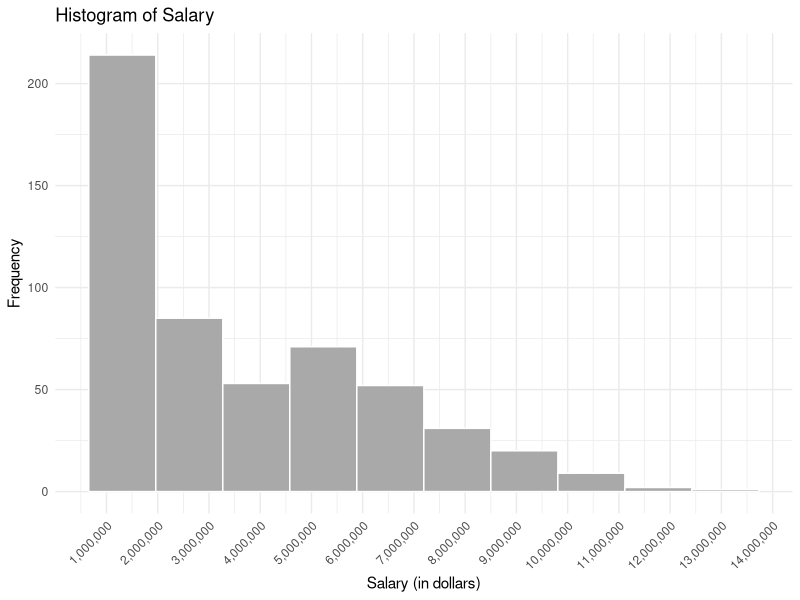
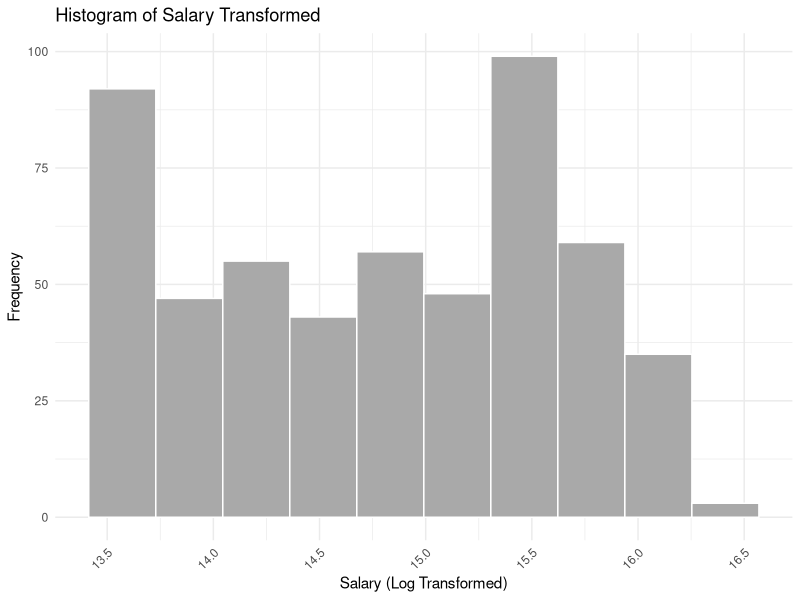
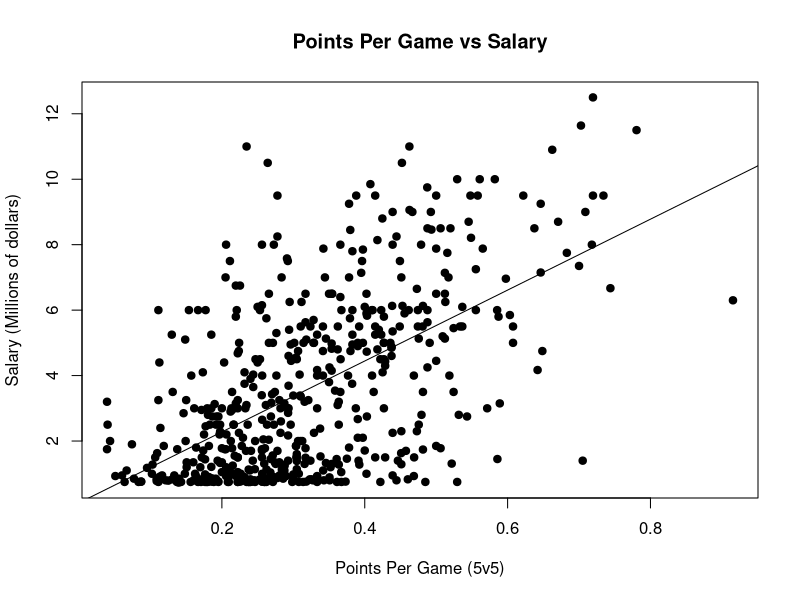
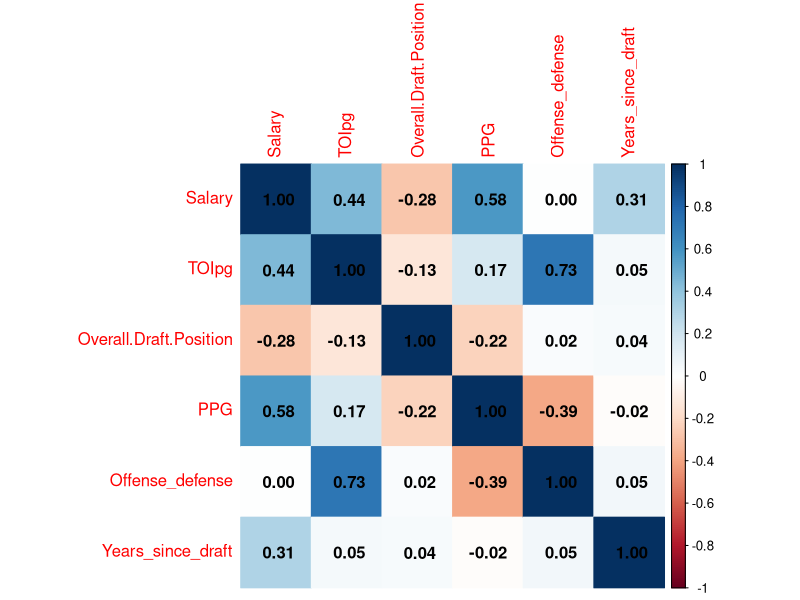
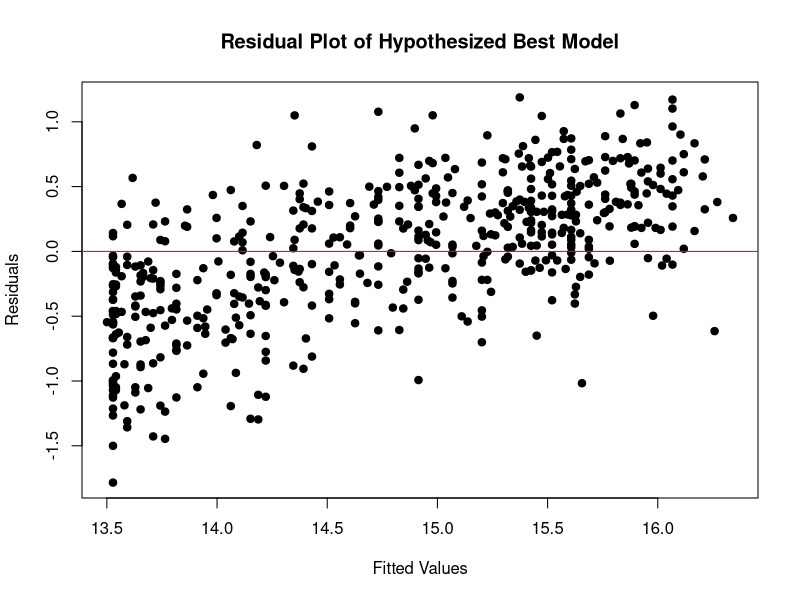
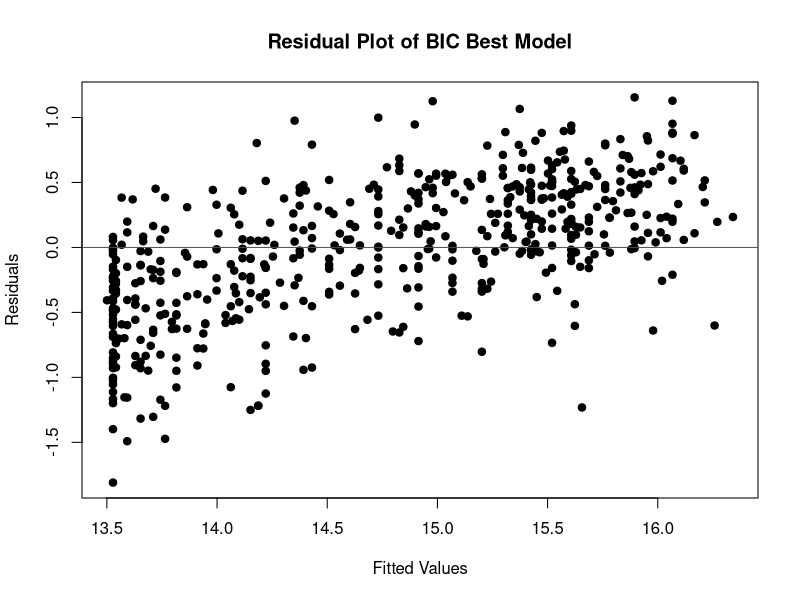

Recreate these plots in R, in order.
## ---- chunk 1
knitr::opts_chunk$set(echo = TRUE)
## ---- chunk 2
advanced_stats = read.csv('Player Season Totals - 2022-23 Advanced Stats.csv')

basic_stats = read.csv('Player Season Totals - 2022-23 Basic Stats.csv')

player_bio = read.csv('Player Season Totals - 2022-23 Player Bios.csv')
## ---- chunk 3
#Combining the player bio and basic stats data sets
combined_data <- merge(player_bio, basic_stats, by = "Player")

#Combining the advanced stats with the previously merged data
combined_data2 <- merge(advanced_stats, combined_data, by = "Player")
## ---- chunk 4
player_salary = read.csv("2022-2023 Player Salaries.csv")
#Indexing only the player name and salary columns
player_and_salary <- player_salary[, c("Name", "AAV")]

#Renaming the "Name" Column to "Player" for a proper merge
library("dplyr")
player_and_salary <- player_and_salary %>%
  rename(Player = Name)

#Renaming the player columns to match case sensitivity
combined_data2$Player <- tolower(combined_data2$Player)
player_and_salary$Player <- tolower(player_and_salary$Player)

#Finally merging all the data into the final dataset
final_data <- merge(combined_data2, player_and_salary, by = "Player")
## ---- chunk 5
library(dplyr)
cleaned_data <- final_data %>% select(-CF,-CA,-FF,-FA,-SF,-SA,-GF,-GA,-xGF,-xGA,-SCF,-SCA,-HDCF,-HDCA,-HDGF,-HDGA, -MDCF,-MDCA,-MDGF,-MDGA,-LDCF,-LDCA,-LDGF,-LDGA,-Off..Zone.Starts,-Neu..Zone.Starts,-Def..Zone.Starts,-On.The.Fly.Starts,-Off..Zone.Faceoffs,-Neu..Zone.Faceoffs,-Def..Zone.Faceoffs,-X.x,-Team.x,-Position.x,-Birth.Country,-Birth.City,-Date.of.Birth,-Draft.Team,-Round.Pick,-X.y,-Team.y,-Position.y,-GP.y,-X,-Faceoffs.Won,-Faceoffs.Lost,-Hits.Taken,-iCF,-iFF,-iSCF,-iHDCF,-SH.,-ixG,-Total.Penalties,-Minor,-Major,-Misconduct,-FF,-TOI.y,-Team, -On.Ice.SH.,-On.Ice.SV.,-HDCF.,-Nationality,-Birth.State.Province)
## ---- chunk 6
library(dplyr)

#Converting Draft.Year collumn to a numeric value
cleaned_data$Draft.Year <- as.numeric(cleaned_data$Draft.Year)

cleaned_data2 <- cleaned_data %>%
  mutate(
    GPG = Goals / GP.x,
    TOIpg = TOI.x / GP.x,
    AsPG = Total.Assists / GP.x,
    Primary_AsPG = First.Assists / GP.x,
    Secondary_AsPG = Second.Assists / GP.x,
    Years_since_draft = abs(Draft.Year - 2022),
    PPG = Total.Points / GP.x)
## ---- chunk 7
library(dplyr)

non_unique_players <- cleaned_data2 %>%
  group_by(Player) %>%
  filter(n() > 1) %>%
  arrange(Player)

print(unique(non_unique_players$Player))
## ---- chunk 8
library(dplyr)

non_unique_players <- non_unique_players[c(3, 14), ]

## ---- chunk 9
other_players_data <- cleaned_data2 %>%
  filter(Player != "sebastian aho")

# Combine the two datasets
all_data_filtered <- bind_rows(non_unique_players, other_players_data)
## ---- chunk 10
all_data_filtered <- na.omit(all_data_filtered, cols = "AAV")
#Renaming AAV
all_data_filtered <- all_data_filtered %>%
  rename(Salary = AAV)
## ---- chunk 11
library(readr)

all_data_filtered$Salary <- parse_number(all_data_filtered$Salary)
## ---- chunk 12
all_data_filtered$Salary <- all_data_filtered$Salary * 1000000
## ---- chunk 13
library(dplyr)

all_data_filtered <- all_data_filtered %>%
  filter(Salary != 0 & GP.x >= 41)
## ---- chunk 14
library(ggplot2)
library(scales)

ggplot(all_data_filtered, aes(x = Salary)) +
  geom_histogram(bins = 10, fill = "darkgrey", color = "white") +
  theme_minimal() +
  scale_x_continuous(labels = scales::comma, breaks = scales::pretty_breaks(n = 12)) +
  labs(title = "Histogram of Salary", x = "Salary (in dollars)", y = "Frequency") +
  theme(axis.text.x = element_text(angle = 45, vjust = 1, hjust=1))
## ---- chunk 15
all_data_filtered$Log_salary <- log(all_data_filtered$Salary)
## ---- chunk 16
library(ggplot2)
library(scales)

ggplot(all_data_filtered, aes(x = Log_salary)) +
  geom_histogram(bins = 10, fill = "darkgrey", color = "white") +
  theme_minimal() +
  scale_x_continuous(labels = scales::comma, breaks = scales::pretty_breaks(n = 12)) +
  labs(title = "Histogram of Salary Transformed", x = "Salary (Log Transformed)", y = "Frequency") +
  theme(axis.text.x = element_text(angle = 45, vjust = 1, hjust=1))
## ---- chunk 17
# Calculate the 5-number summary for the Salary variable
five_num_summary <- summary(all_data_filtered$Salary)
print(five_num_summary)
## ---- chunk 18
all_data_filtered$Offense_defense <- ifelse(all_data_filtered$Position == "D",1,0)
## ---- chunk 19
model <- lm(Salary / 1e6 ~ PPG, data = all_data_filtered)
plot(all_data_filtered$PPG, all_data_filtered$Salary / 1e6, pch = 19, xlab = "Points Per Game (5v5)", ylab = "Salary (Millions of dollars)", main = "Points Per Game vs Salary")
abline(model, col = "black")
## ---- chunk 20
library(dplyr)
subset <- all_data_filtered %>%
  ungroup() %>%
  select(Salary, TOIpg, Overall.Draft.Position, PPG, Offense_defense, Years_since_draft)
## ---- chunk 21
library(corrplot)
subset2 <- data.frame(lapply(subset, as.numeric))
#Transforming Draft Position to a numeric value before creating the model
all_data_filtered$Overall.Draft.Position <- as.numeric(all_data_filtered$Overall.Draft.Position)
# Calculate the correlation matrix
correlation_matrix = cor(subset2)
corrplot(correlation_matrix, method = "color", addCoef.col = "black")
## ---- chunk 22
hypothesized_best_model <- lm(Log_salary ~ TOIpg + Overall.Draft.Position + PPG + Offense_defense + Years_since_draft, data = all_data_filtered)
summary(hypothesized_best_model)
## ---- chunk 23
#First I will need to create a subset of the data frame
full_predictors <- all_data_filtered[c(
  "Log_salary", "CF.", "FF.", "SF.", "xGF.", "SCF.", "PDO", "Draft.Round",
  "Overall.Draft.Position", "IPP", "Shots", "Rush.Attempts", "Rebounds.Created", "PIM",
  "Penalties.Drawn", "Giveaways", "Takeaways", "Hits", "Shots.Blocked", "GPG", "TOIpg",
  "AsPG", "Years_since_draft", "Offense_defense", "GF.", "HDGF.", "MDGF.", "LDGF.", "PPG"
)]

#Making the entire df numeric
library(dplyr)

full_predictors <- full_predictors %>%
  mutate_all(as.numeric)

## ---- chunk 24
require(MASS)

min_model = lm(Log_salary ~ 1, data = full_predictors)
max_model = lm(Log_salary ~ CF. + FF. + SF. + xGF. + SCF. + PDO + Draft.Round + Overall.Draft.Position + IPP + Shots + Rush.Attempts + Rebounds.Created + PIM + Penalties.Drawn + Giveaways + Takeaways + Hits + Shots.Blocked + GPG + TOIpg + AsPG + Years_since_draft + Offense_defense + GF. + HDGF. + MDGF. + LDGF. + PPG, data = full_predictors)

best_model = step(min_model, scope = formula(max_model), direction = "both", k = log(538))

## ---- chunk 25
best_BIC_model = lm(Log_salary ~ AsPG + Years_since_draft + Shots + TOIpg + Offense_defense + 
    Overall.Draft.Position + Draft.Round, data = full_predictors)

summary(best_BIC_model)
anova(best_BIC_model)
## ---- chunk 26
plot(full_predictors$Log_salary, residuals(hypothesized_best_model), pch =19, main = "Residual Plot of Hypothesized Best Model", xlab ="Fitted Values", ylab = "Residuals")
abline(h=0,col="red")
## ---- chunk 27
plot(full_predictors$Log_salary, residuals(best_BIC_model), pch =19, main = "Residual Plot of BIC Best Model", xlab ="Fitted Values", ylab = "Residuals")
abline(h=0,col="red")
## ---- chunk 28
full_model = lm(Log_salary ~ PPG + CF. + FF. + SF. + xGF. + SCF. + PDO + Draft.Round + Overall.Draft.Position + IPP + Shots + Rush.Attempts + Rebounds.Created + PIM + Penalties.Drawn + Giveaways + Takeaways + Hits + Shots.Blocked + GPG + TOIpg + Years_since_draft + Offense_defense + GF. + HDGF. + MDGF. + LDGF., data = full_predictors)
summary(full_model)
